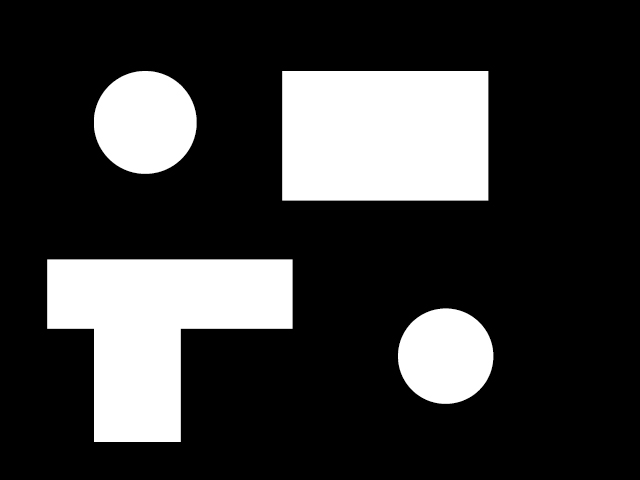
//> input picture week10/prog02/labeling.jpg, 640 x 480 px
$ ./main   (built with g++ and OpenCV 4)
//> lines starting //> are read from the running program, lines starting //| are printed output that depends on the picture; after the words box and inside, x2 and y2 are one past the last pixel; in counts of white or black regions, pixels touching at a corner belong together
#include <stdio.h>

#include <iostream>
#include <opencv2/opencv.hpp>

#define FILE_NAME "labeling.jpg"
#define WINDOW_NAME_INPUT "input"
#define WINDOW_NAME_BINARY "binary"
#define WINDOW_NAME_OUTPUT "output"

// 二値化閾値
#define BIN_TH (100)

int main(int argc, const char* argv[]) {
  // 1. 画像の宣言
  // (入力画像，グレースケール画像，二値画像，一時的な画像，出力画像)
  cv::Mat src_img, gray_img, bin_img, tmp_img, dst_img;

  // 色値の設定
  cv::Scalar color[] = {
      CV_RGB(255, 0, 0),   //
      CV_RGB(0, 255, 0),   //
      CV_RGB(0, 0, 255),   //
      CV_RGB(255, 0, 255)  //
  };

  // 2. 輪郭の座標リストの宣言
  std::vector<std::vector<cv::Point> > contours;

  // 3. 画像の入力 (カラーで入力)
  src_img = cv::imread(FILE_NAME);
//> src_img is the input picture: 480 rows x 640 cols, CV_8UC3; min 0, max 255, mean 57.4
  if (src_img.empty()) {  // 入力失敗の場合
    fprintf(stderr, "File is not opened.\n");
    return (-1);
  }

  // 4. 入力画像を結果画像にコピー
  dst_img = src_img.clone();

  // 5. グレースケール化
  cv::cvtColor(src_img, gray_img, cv::COLOR_BGR2GRAY);

  // 6. 二値化 (固定閾値で実装．閾値: 100)
  cv::threshold(gray_img, bin_img, BIN_TH, 255, cv::THRESH_BINARY);
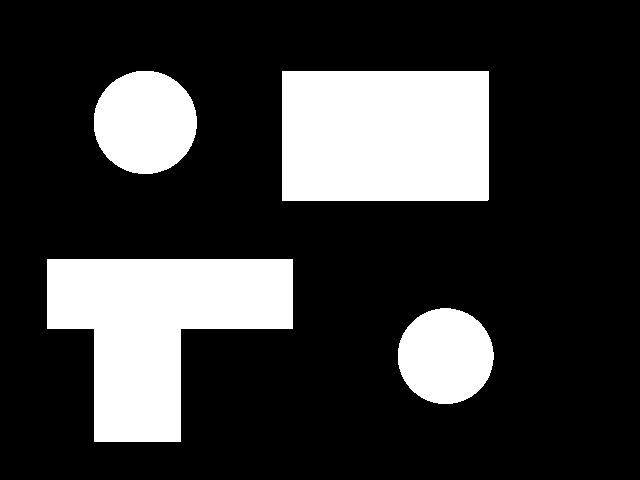
//> bin_img: 480 rows x 640 cols, CV_8UC1; 22.6% white; 4 white regions

  // 二値画像コピー
  tmp_img = bin_img.clone();

  // 7. 輪郭抽出
  cv::findContours(tmp_img, contours, cv::RETR_LIST, cv::CHAIN_APPROX_NONE);
//> contours = 4 contours; box (x1, y1, x2, y2) and area: (47, 259, 293, 442) 26624, (282, 71, 489, 201) 26574, (94, 71, 197, 174) 8242, (398, 308, 494, 404) 7086

  // 8. 輪郭の描画
  for (int i = 0; i < contours.size(); i++) {
    // 輪郭の描画
    cv::drawContours(dst_img, contours, i, color[i % 4], cv::FILLED);
  }
//> this loop made 4 passes
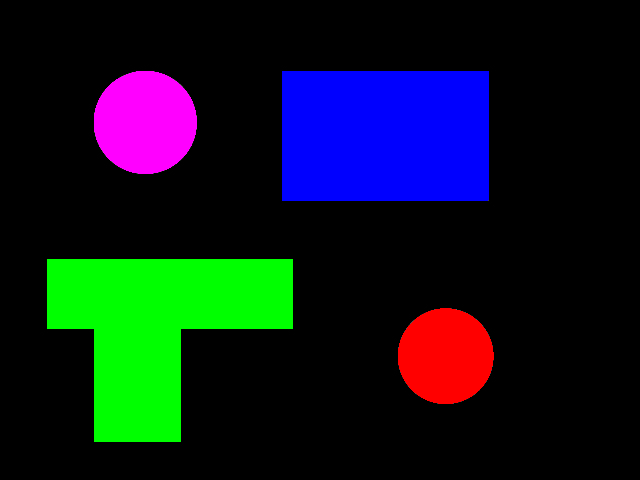
//> dst_img: 480 rows x 640 cols, CV_8UC3; mean B, G, R 29.3, 22.5, 13

  // 9. 表示
  cv::imshow(WINDOW_NAME_INPUT, src_img);
  cv::imshow(WINDOW_NAME_BINARY, bin_img);
  cv::imshow(WINDOW_NAME_OUTPUT, dst_img);
  cv::waitKey();

  return 0;
}
